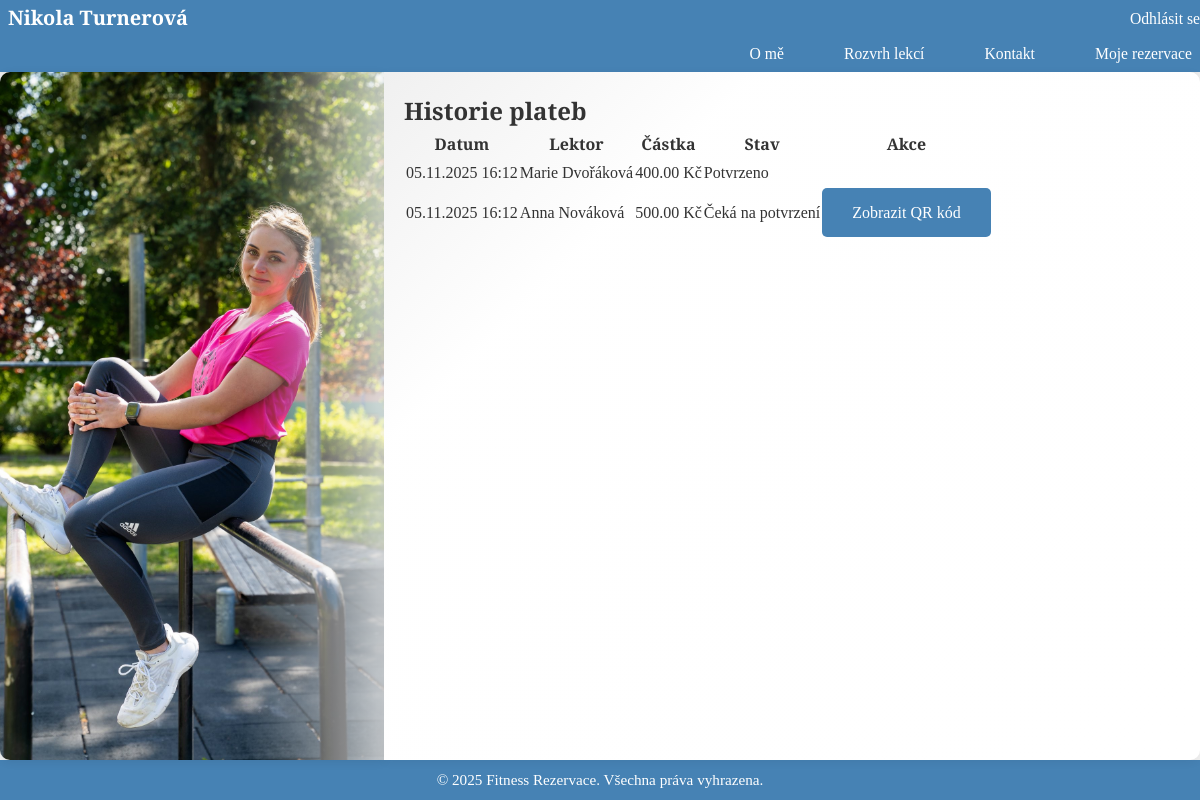
Screenshot of /payments/history/ (signed in) with the database file from the repository.
### payments/models.py (models this page shows, shortened)
class Payment(models.Model):
    STATUS_CHOICES = (
        ('pending', 'Čeká na potvrzení'),
        ('confirmed', 'Potvrzeno'),
        ('cancelled', 'Zrušeno'),
    )
    client = models.ForeignKey(
        settings.AUTH_USER_MODEL,
        on_delete=models.CASCADE,
        related_name='payments_made',
        limit_choices_to={'user_type': 'client'}
    )
    instructor = models.ForeignKey(
        settings.AUTH_USER_MODEL,
        on_delete=models.CASCADE,
        related_name='payments_received',
        limit_choices_to={'user_type': 'instructor'}
    )
    amount = models.DecimalField(max_digits=10, decimal_places=2)
    status = models.CharField(max_length=10, choices=STATUS_CHOICES, default='pending', db_index=True)
    created_at = models.DateTimeField(auto_now_add=True)
    qr_code = models.ImageField(upload_to='qr_codes/', blank=True)
    class Meta:
        ordering = ['-created_at']

### accounts/models.py (models this page shows, shortened)
class User(AbstractUser):
    USER_TYPE_CHOICES = (
        ('instructor', 'Lektor'),
        ('client', 'Klient'),
    )
    user_type = models.CharField(max_length=10, default='client', choices=USER_TYPE_CHOICES)
    email = models.EmailField(unique=True, blank=False)  # Email jako jedinečný identifikátor
    credits = models.DecimalField(
        max_digits=10,
        decimal_places=2,
        default=0,
        validators=[MinValueValidator(0)]
    )
    phone = models.CharField(max_length=20, blank=True)
    bio = models.TextField(blank=True)
    @property
    def is_instructor(self) -> bool:
        return self.user_type == 'instructor'

### payments/views.py (the view)
# urls.py: path('history/', views.PaymentHistoryView.as_view(), name='payment_history'),
class PaymentHistoryView(LoginRequiredMixin, ListView):
	model = Payment
	template_name = 'payments/payment_history.html'
	context_object_name = 'payments'
	def get_queryset(self):
		if self.request.user.user_type == 'instructor':
			return Payment.objects.filter(instructor=self.request.user).order_by('-created_at')
		return Payment.objects.filter(client=self.request.user).order_by('-created_at')
	def get_context_data(self, **kwargs):
		context = super().get_context_data(**kwargs)
		context['user_type'] = self.request.user.user_type
		return context

### templates/payments/payment_history.html
{% extends 'base.html' %}
{% block content %}
<div class="container">
    <h2>Historie plateb</h2>
    <div class="table-responsive">
        <table class="table table-striped">
            <thead>
                <tr>
                    <th>Datum</th>
                    {% if user_type == 'instructor' %}
                        <th>Klient</th>
                    {% else %}
                        <th>Lektor</th>
                    {% endif %}
                    <th>Částka</th>
                    <th>Stav</th>
                    <th>Akce</th>
                </tr>
            </thead>
            <tbody>
                {% for payment in payments %}
                <tr>
                    <td>{{ payment.created_at|date:"d.m.Y H:i" }}</td>
                    {% if user_type == 'instructor' %}
                        <td>{{ payment.client.get_full_name }}</td>
                    {% else %}
                        <td>{{ payment.instructor.get_full_name }}</td>
                    {% endif %}
                    <td>{{ payment.amount }} Kč</td>
                    <td>
                        {% if payment.status == 'pending' %}
                            <span class="badge bg-warning">Čeká na potvrzení</span>
                        {% elif payment.status == 'confirmed' %}
                            <span class="badge bg-success">Potvrzeno</span>
                        {% else %}
                            <span class="badge bg-danger">Zrušeno</span>
                        {% endif %}
                    </td>
                    <td>
                        {% if payment.status == 'pending' %}
                            {% if user_type == 'instructor' %}
                                <a href="{% url 'payment_confirm' payment.id %}" class="btn btn-sm btn-success">Potvrdit</a>
                            {% else %}
                                {% if payment.qr_code %}
                                    <a href="{{ payment.qr_code.url }}" target="_blank" class="btn btn-sm btn-primary">Zobrazit QR kód</a>
                                {% endif %}
                            {% endif %}
                        {% endif %}
                    </td>
                </tr>
                {% empty %}
                <tr>
                    <td colspan="5" class="text-center">Žádné platby k zobrazení</td>
                </tr>
                {% endfor %}
            </tbody>
        </table>
    </div>
</div>
{% endblock %}

### static/css/style.css (style rules this page uses)
* { margin: 0; padding: 0; box-sizing: border-box; }
:root { --header-h: 72px; --footer-h: 40px; }
html, body { height: 100%; margin: 0; }
body { font-family: 'Poppins', 'Cormorant Garamond', serif; color: #333; line-height: 1.6; min-height: 100vh; background-color: #f0f0f0; padding: 0; overflow: hidden; }
.btn { display: inline-block; padding: 12px 30px; background-color: #4682b4;; color: white; text-decoration: none; border-radius: 5px; font-weight: 500; transition: background-color 0.3s; }

### rows the page displays
Payment: created_at "05.11.2025 16:12", instructor.get_full_name "Marie Dvořáková", amount "400.00", status "Potvrzeno"
Payment: created_at "05.11.2025 16:12", instructor.get_full_name "Anna Nováková", amount "500.00", status "Čeká na potvrzení"
